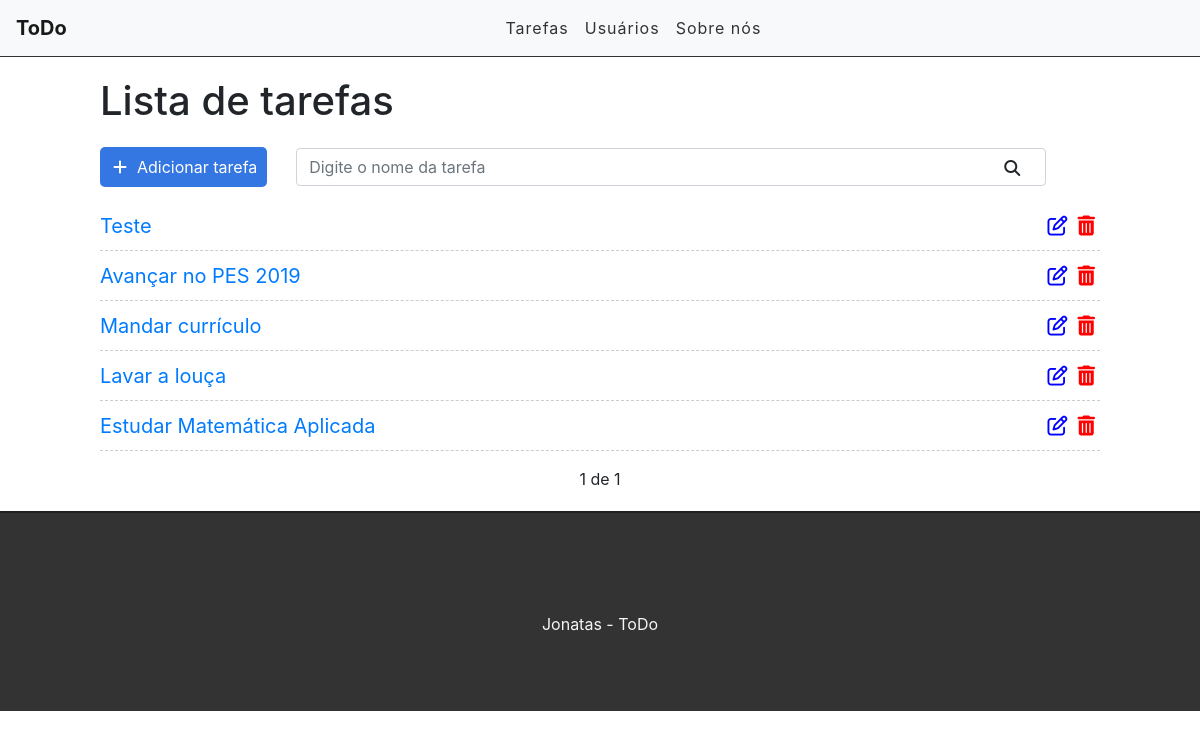
The app's page /, older data.
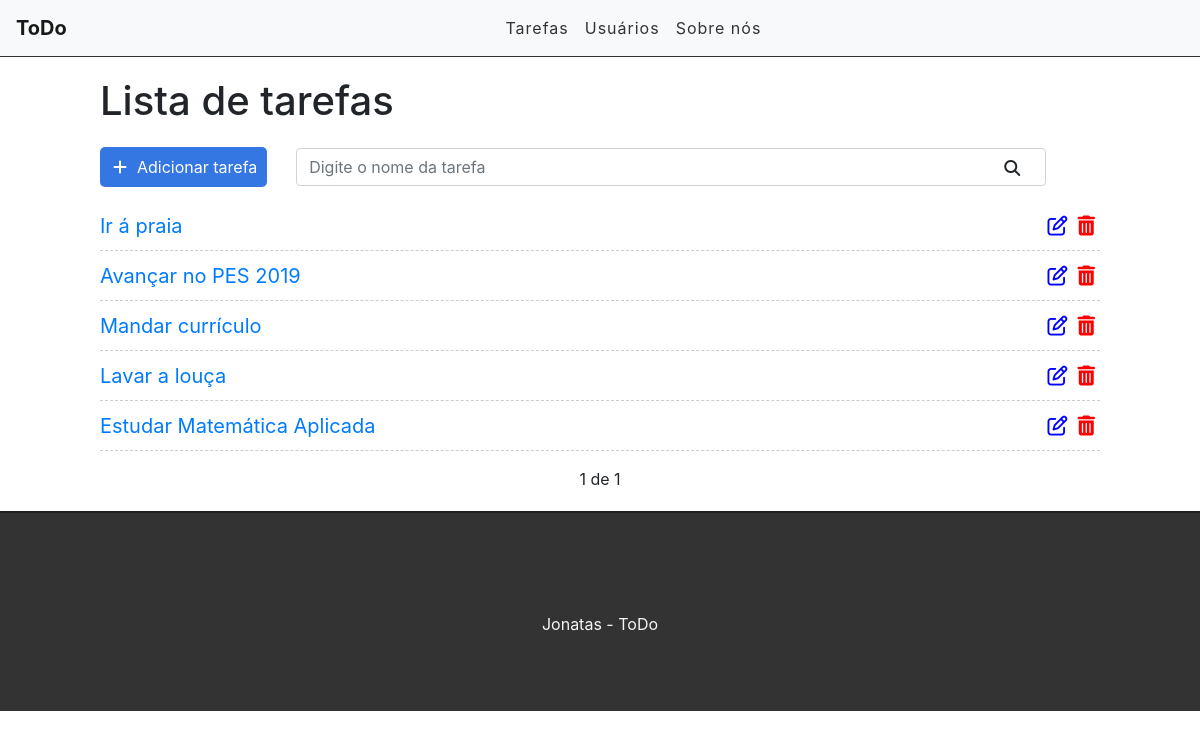
The same page, newer data.
### tasks/models.py (models this page shows, shortened)
class Task(models.Model):
    STATUS = (
        ('doing', 'Doing'),
        ('done', 'Done')
    )
    title = models.CharField(max_length=255)
    description = models.TextField()
    done = models.CharField(max_length=5, choices=STATUS)
    created_at = models.DateTimeField(auto_now_add=True)
    update_at = models.DateTimeField(auto_now=True)

### tasks/views.py (the view)
# urls.py: path('', task_list, name='task_list'),
def task_list(request):
    task_list = Task.objects.all().order_by('-created_at')
    paginator = Paginator(task_list, 5)
    page = request.GET.get('page')
    tasks = paginator.get_page(page)
    return render(request, 'tasks/list.html', {'tasks': tasks})

### tasks/templates/tasks/list.html (shortened to what this page needs)
{% extends 'base.html' %}
{% block content %}
    <div class="offset-1 col-10 list-div">
        <h1>Lista de tarefas</h1>
        <a id="add_link" href="/newtask">
            <div class="col-2 add-div">
                <i class="fa fa-plus" aria-hidden="true"></i>Adicionar tarefa
            </div>
        </a>
        <div class="col-9 search-div">
            <input class="form-control" type="text" id="search" name="search" placeholder="Digite o nome da tarefa">
            <i class="fa fa-search" aria-hidden="true"></i>
        </div>
        <ul class="task-list">
            {% for task in tasks %}
                <li class="task-item">
                    <span><a href="/task/{{ task.id }}">{{ task.title }}</a></span>
                    <a href="delete/{{ task.id }}" class="delete-btn"><span><i class="fa fa-trash" aria-hidden="true"></i></span></a>
                    <a href="edit/{{ task.id }}"><span><i class="fa fa-edit" aria-hidden="true"></i></span></a>
                </li>
            {% endfor %}
        </ul>
        <div class="pagination">
            <span class="step-links">
                <span class="current">
                    {{ tasks.number }} de {{ tasks.paginator.num_pages }}
                </span>
            </span>
        </div>
    </div>
{% endblock content %}

Row changes from the older to the newer data that the page shows:
changed Task: title "Teste" → "Ir á praia"
